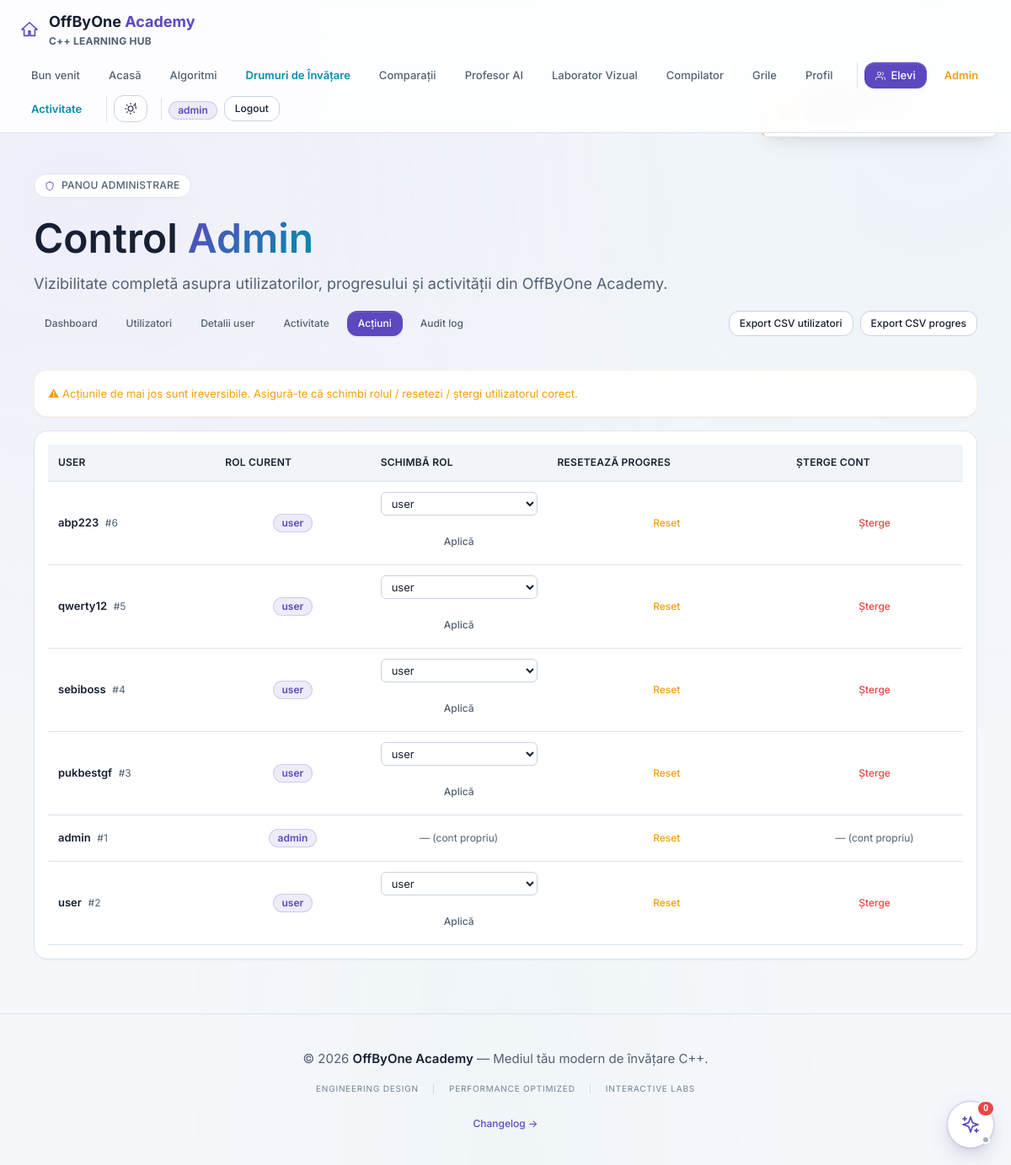
Screenshot of /site_g/index.php?page=admin&tab=actiuni (signed in) with the database file from the repository.
### tables this page shows
CREATE TABLE IF NOT EXISTS `utilizatori` (
  `id` int(11) NOT NULL AUTO_INCREMENT,
  `username` varchar(100) NOT NULL,
  `parola_hash` varchar(255) NOT NULL,
  `rol` enum('user','admin') NOT NULL DEFAULT 'user',
  `created_at` timestamp NULL DEFAULT CURRENT_TIMESTAMP,
  PRIMARY KEY (`id`),
  UNIQUE KEY `username` (`username`)
);

### site_g/pagini/admin.php (the view, shortened to what this page needs)
<?php
require_once __DIR__ . '/../PHP/conexiune.php';
$tab = isset($_GET['tab']) ? $_GET['tab'] : 'dashboard';
$kpi = [
    'total_users' => 0,
    'total_admini' => 0,
    'inregistrati_7d' => 0,
    'activi_7d' => 0,
    'grile_total' => 0,
    'grile_completate_7d' => 0,
    'exercitii_completate' => 0,
    'metode_total' => 0,
];
$top_users = [];
$top_metode = [];
$activitate_7d = [];
$users_actions = [];
if ($tab === 'actiuni') {
    $r = $con->query("SELECT id, username, rol, created_at FROM utilizatori ORDER BY created_at DESC");
    if ($r) { while ($row = $r->fetch_assoc()) { $users_actions[] = $row; } }
}
function h($v) { return htmlspecialchars((string)$v, ENT_QUOTES, 'UTF-8'); }
?>
<div data-component="dashboard-modern">
    <header class="dash__header">
        <span class="dash__eyebrow">
            <svg class="icon" viewBox="0 0 24 24" fill="none" stroke="currentColor" stroke-width="1.75" stroke-linecap="round" stroke-linejoin="round" aria-hidden="true">
                <path d="M12 2 4 5v6.09c0 5.05 3.41 9.76 8 10.91 4.59-1.15 8-5.86 8-10.91V5l-8-3z"/>
            </svg>
            Panou administrare
        </span>
        <h1 class="dash__title">Control <span class="dash__title-accent">Admin</span></h1>
        <p class="dash__lede">Vizibilitate completă asupra utilizatorilor, progresului și activității din OffByOne Academy.</p>
        <nav style="display: flex; gap: var(--space-2); margin-top: var(--space-4); flex-wrap: wrap;">
            <a href="index.php?page=admin&tab=dashboard" class="btn btn--<?php echo $tab==='dashboard'?'primary':'quiet'; ?> btn--sm">Dashboard</a>
            <a href="index.php?page=admin&tab=utilizatori" class="btn btn--<?php echo $tab==='utilizatori'?'primary':'quiet'; ?> btn--sm">Utilizatori</a>
            <a href="index.php?page=admin&tab=detalii" class="btn btn--<?php echo $tab==='detalii'?'primary':'quiet'; ?> btn--sm">Detalii user</a>
            <a href="index.php?page=admin&tab=activitate" class="btn btn--<?php echo $tab==='activitate'?'primary':'quiet'; ?> btn--sm">Activitate</a>
            <a href="index.php?page=admin&tab=actiuni" class="btn btn--<?php echo $tab==='actiuni'?'primary':'quiet'; ?> btn--sm">Acțiuni</a>
            <a href="index.php?page=admin&tab=audit" class="btn btn--<?php echo $tab==='audit'?'primary':'quiet'; ?> btn--sm">Audit log</a>
            <a href="PHP/admin_export.php?type=users" class="btn btn--ghost btn--sm" style="margin-left:auto;">Export CSV utilizatori</a>
            <a href="PHP/admin_export.php?type=progress" class="btn btn--ghost btn--sm">Export CSV progres</a>
        </nav>
    </header>
<?php if ($tab === 'dashboard'): ?>
    <div class="bento" style="gap: var(--space-6);">
        <article class="card bento__card--stat admin-card-stat">
            <span class="card__eyebrow">Utilizatori totali</span>
            <h2><?php echo $kpi['total_users']; ?></h2>
            <p>
                <?php echo $kpi['total_admini']; ?> admin · <?php echo $kpi['inregistrati_7d']; ?> noi în ultimele 7 zile
            </p>
        </article>
        <article class="card bento__card--stat admin-card-stat">
            <span class="card__eyebrow">Activi (7 zile)</span>
            <h2 style="color: var(--color-success);"><?php echo $kpi['activi_7d']; ?></h2>
            <p>utilizatori distincți cu activitate recentă</p>
        </article>
        <article class="card bento__card--stat admin-card-stat">
            <span class="card__eyebrow">Grile rezolvate (7 zile)</span>
            <h2 style="color: var(--color-primary);"><?php echo $kpi['grile_completate_7d']; ?></h2>
            <p>din <?php echo $kpi['grile_total']; ?> grile disponibile</p>
        </article>
        <article class="card bento__card--stat admin-card-stat">
            <span class="card__eyebrow">Exerciții completate</span>
            <h2><?php echo $kpi['exercitii_completate']; ?></h2>
            <p><?php echo $kpi['metode_total']; ?> metode în catalog</p>
        </article>
        <article class="card bento__card--hero" style="grid-column: 1 / -1;">
            <div class="card__head"><span class="card__eyebrow">Top 10 utilizatori (după grile + exerciții)</span></div>
            <div class="admin-table-wrapper">
                <table class="admin-table">
                    <thead>
                        <tr>
                            <th style="text-align:left;">Utilizator</th>
                            <th>Rol</th>
                            <th>Grile</th>
                            <th>Exerciții</th>
                            <th>Streak</th>
                            <th style="text-align:right;">Acțiune</th>
                        </tr>
                    </thead>
                    <tbody>
                        <?php foreach ($top_users as $u): ?>
                        <tr>
                            <td><strong><?php echo h($u['username']); ?></strong></td>
                            <td style="text-align:center;"><span class="badge badge--soft"><?php echo h($u['rol']); ?></span></td>
                            <td style="text-align:center;"><?php echo (int)$u['grile']; ?></td>
                            <td style="text-align:center;"><?php echo (int)$u['exercitii']; ?></td>
                            <td style="text-align:center;"><?php echo (int)($u['streak'] ?? 0); ?> 🔥</td>
                            <td style="text-align:right;">
                                <a href="index.php?page=admin&tab=detalii&user=<?php echo (int)$u['id']; ?>" class="btn btn--quiet btn--sm">Detalii</a>
                            </td>
                        </tr>
                        <?php endforeach; ?>
                        <?php if (empty($top_users)): ?>
                        <tr><td colspan="6" style="padding: 1rem; text-align:center; color: var(--color-fg-muted);">Nu sunt date.</td></tr>
                        <?php endif; ?>
                    </tbody>
                </table>
            </div>
        </article>
        <article class="card" style="border:1px solid var(--color-border); background: var(--color-surface-1);">
            <div class="card__head"><span class="card__eyebrow">Cei mai studiați algoritmi</span></div>
            <div class="card__body">
                <?php if (empty($top_metode)): ?>
                    <p style="color: var(--color-fg-muted);">Nu sunt date.</p>
                <?php else: ?>
                    <?php
                    $maxv = max(array_map(fn($x) => (int)$x['rezolvate'], $top_metode));
                    if ($maxv < 1) { $maxv = 1; }
                    ?>
                    <?php foreach ($top_metode as $m): ?>
                        <div style="margin-bottom: var(--space-3);">
                            <div style="display:flex; justify-content:space-between; font-size:var(--text-sm); margin-bottom:4px;">
                                <span><?php echo h($m['nume_metoda']); ?></span>
                                <strong><?php echo (int)$m['rezolvate']; ?></strong>
                            </div>
                            <div style="background:var(--color-surface-3); height:8px; border-radius:4px; overflow:hidden;">
                                <div style="background:var(--color-primary); height:100%; width:<?php echo round(((int)$m['rezolvate']/$maxv)*100); ?>%;"></div>
                            </div>
                        </div>
                    <?php endforeach; ?>
                <?php endif; ?>
            </div>
        </article>
        <article class="card" style="border:1px solid var(--color-border); background: var(--color-surface-1);">
            <div class="card__head"><span class="card__eyebrow">Activitate ultimele 7 zile</span></div>
            <div class="card__body">
                <?php if (empty($activitate_7d)): ?>
                    <p style="color: var(--color-fg-muted);">Nu sunt date.</p>
                <?php else: ?>
                    <?php
                    $maxa = max(array_map(fn($x) => (int)$x['total'], $activitate_7d));
                    if ($maxa < 1) { $maxa = 1; }
                    ?>
                    <div style="display:flex; align-items:flex-end; gap:8px; height:120px;">
                        <?php foreach ($activitate_7d as $d): ?>
                            <div style="flex:1; display:flex; flex-direction:column; align-items:center;">
                                <div style="width:100%; background:var(--color-primary); height:<?php echo round(((int)$d['total']/$maxa)*100); ?>%; border-radius: 4px 4px 0 0;" title="<?php echo (int)$d['total']; ?> activități"></div>
                                <span style="font-size:var(--text-xs); color:var(--color-fg-muted); margin-top:4px;"><?php echo date('d/m', strtotime($d['activity_date'])); ?></span>
                            </div>
                        <?php endforeach; ?>
                    </div>
                <?php endif; ?>
            </div>
        </article>
    </div>
<?php elseif ($tab === 'actiuni'): ?>
    <article class="card" style="border:1px solid var(--color-warning-soft); background: var(--color-surface-1); padding: var(--space-4);">
        <p style="color: var(--color-warning);">⚠ Acțiunile de mai jos sunt ireversibile. Asigură-te că schimbi rolul / resetezi / ștergi utilizatorul corect.</p>
    </article>
    <article class="card" style="border:1px solid var(--color-border); background: var(--color-surface-1); padding: var(--space-4); margin-top: var(--space-4);">
        <div style="overflow-x:auto;">
        <table style="width:100%; border-collapse: collapse;">
            <thead style="background: var(--color-surface-2); color: var(--color-fg-muted); font-size: var(--text-xs); text-transform: uppercase;">
                <tr>
                    <th style="padding: 0.75rem; text-align:left;">User</th>
                    <th style="padding: 0.75rem;">Rol curent</th>
                    <th style="padding: 0.75rem;">Schimbă rol</th>
                    <th style="padding: 0.75rem;">Resetează progres</th>
                    <th style="padding: 0.75rem;">Șterge cont</th>
                </tr>
            </thead>
            <tbody>
                <?php foreach ($users_actions as $u): ?>
                <?php $is_self = ((int)$u['id'] === (int)$_SESSION['user_id']); ?>
                <tr style="border-bottom:1px solid var(--color-border);">
                    <td style="padding: 0.75rem;">
                        <strong><?php echo h($u['username']); ?></strong>
                        <span style="color: var(--color-fg-muted); font-size: var(--text-xs); margin-left: 4px;">#<?php echo (int)$u['id']; ?></span>
                    </td>
                    <td style="padding: 0.75rem; text-align:center;"><span class="badge badge--soft"><?php echo h($u['rol']); ?></span></td>
                    <td style="padding: 0.75rem; text-align:center;">
                        <?php if ($is_self): ?>
                            <span style="color: var(--color-fg-muted); font-size: var(--text-xs);">— (cont propriu)</span>
                        <?php else: ?>
                        <form method="post" action="PHP/admin_actions.php" style="display:inline;" onsubmit="return confirm('Schimbă rolul utilizatorului selectat?');">
                            <select name="new_role" style="padding: 0.25rem 0.5rem; border-radius: var(--radius-sm); background: var(--color-surface-2); color: var(--color-fg); border: 1px solid var(--color-border);">
                                <option value="user" <?php echo $u['rol']==='user'?'selected':''; ?>>user</option>
                            </select>
                            <button type="submit" class="btn btn--quiet btn--sm">Aplică</button>
                        </form>
                        <?php endif; ?>
                    </td>
                    <td style="padding: 0.75rem; text-align:center;">
                        <form method="post" action="PHP/admin_actions.php" style="display:inline;" onsubmit="return confirm('Resetează TOT progresul pentru utilizatorul selectat? Această acțiune este ireversibilă.');">
                            <button type="submit" class="btn btn--quiet btn--sm" style="color: var(--color-warning);">Reset</button>
                        </form>
                    </td>
                    <td style="padding: 0.75rem; text-align:center;">
                        <?php if ($is_self): ?>
                            <span style="color: var(--color-fg-muted); font-size: var(--text-xs);">— (cont propriu)</span>
                        <?php else: ?>
                        <form method="post" action="PHP/admin_actions.php" style="display:inline;" onsubmit="return confirm('Șterge definitiv contul selectat? Această acțiune NU poate fi anulată.');">
                            <button type="submit" class="btn btn--quiet btn--sm" style="color: var(--color-danger);">Șterge</button>
                        </form>
                        <?php endif; ?>
                    </td>
                </tr>
                <?php endforeach; ?>
            </tbody>
        </table>
        </div>
    </article>
<?php endif; ?>
</div>

### site_g/stil.css (style rules this page uses)
*, *::before, *::after { box-sizing: border-box; }
* { margin: 0; padding: 0; }
html { -webkit-text-size-adjust: 100%; text-size-adjust: 100%; scroll-behavior: smooth; }
body { font-family: var(--font-sans); font-feature-settings: "cv11", "ss01", "ss03"; font-size: var(--text-base); line-height: var(--leading-normal); color: var(--color-fg); background: var(--color-bg); -webkit-font-smoothing: antialiased; -moz-osx-font-smoothing: grayscale; margin: 0; min-height: 100vh; isolation: isolate; }
body::before { content: ""; position: fixed; inset: 0; background: var(--gradient-mesh); opacity: 0.55; pointer-events: none; z-index: -1; }
body[data-theme="light"]::before, [data-theme="light"] body::before { opacity: 0.36; }
body[data-theme="light"] [data-component="dashboard-modern"]::before, [data-theme="light"] body [data-component="dashboard-modern"]::before { opacity: 0.42; }
img, svg, video, canvas { max-width: 100%; display: block; }

### site_g/index.php (style rules this page uses)
[data-component="dashboard-modern"]::before { pointer-events: none !important; z-index: -1 !important; }
.bento, .card, .table-wrapper { position: relative; z-index: 5; }

### rows the page displays
utilizatori: username "abp223", id "6", rol "user", new_role "user"
utilizatori: username "qwerty12", id "5", rol "user", new_role "user"
utilizatori: username "sebiboss", id "4", rol "user", new_role "user"
utilizatori: username "pukbestgf", id "3", rol "user", new_role "user"
utilizatori: username "admin", id "1", rol "admin", shows "— (cont propriu)"
utilizatori: username "user", id "2", rol "user", new_role "user"

### other values shown
$_SESSION['username'] "admin"
